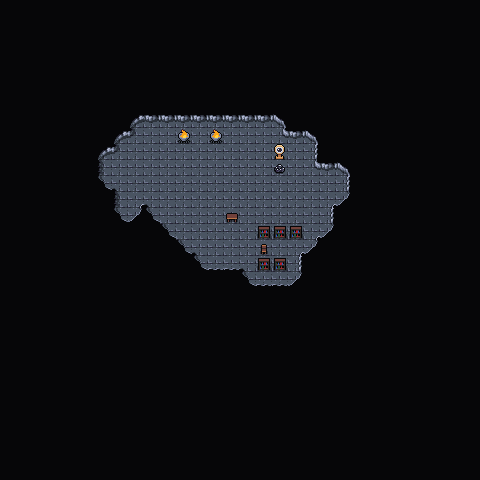

This game map was drawn from its Tiled (.tmx) file and the tilesets committed beside it. A one-line description and the trimmed map source follow:
An orthogonal 30x30 tile map with 16x16 px tiles, 3 tile layers (Background, Ground, Walls), 2 tilesets and 3 objects.

<map version="1.10" tiledversion="1.10.1" orientation="orthogonal" renderorder="right-down" width="30" height="30" tilewidth="16" tileheight="16" infinite="0" nextlayerid="7" nextobjectid="84">
 <editorsettings>
  <export target="wastetown..tmx" format="tmx" />
 </editorsettings>
 <properties>
  <property name="preventEscape" type="bool" value="true" />
 </properties>
 <tileset firstgid="1" source="../../../../common/maps/tileset/main.tsx" />
 <tileset firstgid="10113" source="../../../../common/maps/tileset/buildings.tsx" />
 <layer id="1" name="Background" width="30" height="30">
  <data>[900 cells, 900 non-empty, 2 distinct tile ids]</data>
 </layer>
 <layer id="2" name="Ground" width="30" height="30">
  <data>[900 cells, 439 non-empty, 14 distinct tile ids]</data>
 </layer>
 <layer id="3" name="Walls" width="30" height="30">
  <properties>
   <property name="spriteLayer" type="bool" value="true" />
  </properties>
  <data>[900 cells, 832 non-empty, 22 distinct tile ids]</data>
 </layer>
 <objectgroup id="4" name="Objects">
  <!-- 3 objects omitted --></objectgroup>
</map>
<!-- 3 of 3 objects omitted -->
